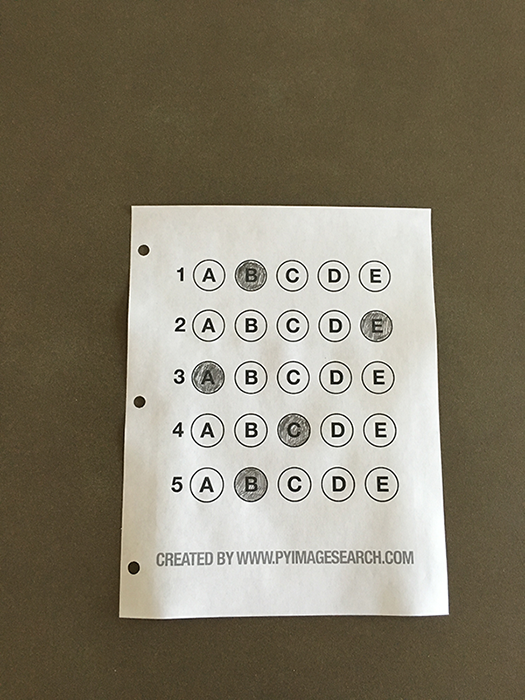
#> input picture test_01.png, 525 x 700 px, given in place of the camera
$ python chapter10.py   (older library calls are emulated)
#> lines starting #> are read from the running program, lines starting #| are printed output that depends on the picture; after the words box and inside, x2 and y2 are one past the last pixel; in counts of white or black regions, pixels touching at a corner belong together
# -*- coding: utf-8 -*-
# @Time    : 2020/7/27 20:54
# @Author  : Hubery-Lee
# @Email   : hrbeulh@126.com

## virtual paint 虚拟油画

# 1. 检测颜色
# 2. 检测等高线区域,计算外接矩形，获取画笔落笔点坐标
# 3. 画图

import cv2
import numpy as np

def stackImages(scale,imgArray):
    """
    1.计算图像元组的的行列数 rows cols
    2.计算图像的宽和高 width height
    :param scale: 缩放比例
    :param imgArray: tuple 图像元组，包括图像列表
    :return: np.hstack np.vstack
    """
    rows = len(imgArray)
    cols = len(imgArray[0])
    rowsAvailable = isinstance(imgArray[0], list)
    '''
    isinstance() 函数来判断一个对象是否是一个已知的类型，类似 type()。
    isinstance() 与 type() 区别：
    type() 不会认为子类是一种父类类型，不考虑继承关系。
    isinstance() 会认为子类是一种父类类型，考虑继承关系。
    如果要判断两个类型是否相同推荐使用 isinstance()。
    '''
    width = imgArray[0][0].shape[1]
    height = imgArray[0][0].shape[0]
    if rowsAvailable:
        for x in range ( 0, rows):
            for y in range(0, cols):
                if imgArray[x][y].shape[:2] == imgArray[0][0].shape [:2]:
                    imgArray[x][y] = cv2.resize(imgArray[x][y], (0, 0), None, scale, scale)
                else:
                    imgArray[x][y] = cv2.resize(imgArray[x][y], (imgArray[0][0].shape[1], imgArray[0][0].shape[0]), None, scale, scale)
                if len(imgArray[x][y].shape) == 2: imgArray[x][y]= cv2.cvtColor( imgArray[x][y], cv2.COLOR_GRAY2BGR)
        imageBlank = np.zeros((height, width, 3), np.uint8)
        hor = [imageBlank]*rows
        hor_con = [imageBlank]*rows
        for x in range(0, rows):
            hor[x] = np.hstack(imgArray[x])
        ver = np.vstack(hor)
    else:
        for x in range(0, rows):
            if imgArray[x].shape[:2] == imgArray[0].shape[:2]:
                imgArray[x] = cv2.resize(imgArray[x], (0, 0), None, scale, scale)
            else:
                imgArray[x] = cv2.resize(imgArray[x], (imgArray[0].shape[1], imgArray[0].shape[0]), None,scale, scale)
            if len(imgArray[x].shape) == 2: imgArray[x] = cv2.cvtColor(imgArray[x], cv2.COLOR_GRAY2BGR)
        hor= np.hstack(imgArray)
        ver = hor
    return ver

def empty(a):
    pass

def findColor(imgLocal):
    """
    检出颜色
    :param img:
    :return:
    """
    imgLocalHSV = cv2.cvtColor(imgLocal, cv2.COLOR_BGR2HSV)
    h_min = cv2.getTrackbarPos("Hue Min", "TrackBars")
    h_max = cv2.getTrackbarPos("Hue Max", "TrackBars")
    s_min = cv2.getTrackbarPos("Sat Min", "TrackBars")
    s_max = cv2.getTrackbarPos("Sat Max", "TrackBars")
    v_min = cv2.getTrackbarPos("Val Min", "TrackBars")
    v_max = cv2.getTrackbarPos("Val Max", "TrackBars")
    # print(h_min, h_max, s_min, s_max, v_min, v_max)
    lowerb = np.array([h_min, s_min, v_min])
    upperb = np.array([h_max, s_max, v_max])
    mask = cv2.inRange(imgLocalHSV, lowerb, upperb)
    # https://www.geeksforgeeks.org/arithmetic-operations-on-images-using-opencv-set-2-bitwise-operations-on-binary-images/
    #imgResult = cv2.bitwise_and(imgLocal, imgLocal, mask=mask)

    return mask


def getContours(img):
    """
    检出边缘
    :param img: mask
    :return: Point position
    """
    binary, contours, hierarchy = cv2.findContours(img, cv2.RETR_EXTERNAL, cv2.CHAIN_APPROX_NONE)
    x, y, w, h = 0, 0, 0, 0
    for cnt in contours:
        area = cv2.contourArea(cnt)
        # print(area)
        if area > 400:
            #cv2.drawContours(imgContour, cnt, -1, (0, 0, 255), 2)
            perimeter = cv2.arcLength(cnt, True)
            epsilon = 0.01 * perimeter  # 精度参数
            approx = cv2.approxPolyDP(cnt, epsilon, True)
            x, y, w, h = cv2.boundingRect(approx)
            cv2.rectangle(imgLocal, (x, y), (x + w, y + h), (0, 255, 0), 2)
            cv2.putText(imgLocal, "Pen", (x + (w // 2) - 20, y + (h // 2)), cv2.FONT_HERSHEY_COMPLEX, 0.5,
                        (0., 255, 0), 1)
    return x+w//2, y


def drawPoints(Points):
    """
    :param img: input imgLocal
    :return: modified image
    """
    for point in Points:
        cv2.circle(imgLocal,(point[0], point[1]),10,(0,0,255),cv2.FILLED)

cap = cv2.VideoCapture(0)

cv2.namedWindow("TrackBars")
cv2.resizeWindow("TrackBars", 640, 240)
cv2.createTrackbar("Hue Min", "TrackBars", 0, 179, empty)
cv2.createTrackbar("Hue Max", "TrackBars", 179, 179, empty)
cv2.createTrackbar("Sat Min", "TrackBars", 108, 255, empty)
cv2.createTrackbar("Sat Max", "TrackBars", 255, 255, empty)
cv2.createTrackbar("Val Min", "TrackBars", 31, 255, empty)
cv2.createTrackbar("Val Max", "TrackBars", 200, 255, empty)

myColor =[[0.,179,108,255,31,200]]
Points = []
while True:
    sucess, img = cap.read()
#> img is the input picture: shape (700, 525, 3); mean B, G, R 104.7, 123.2, 130.7
    imgLocal = img.copy()
    imgColArea = findColor(imgLocal)
#> in findColor, `imgLocalHSV = cv2.cvtColor(imgLocal, cv2.COLOR_BGR2HSV)`: imgLocalHSV: shape (700, 525, 3); mean H, S, V 24.8, 71.5, 130.9
#> in findColor, `mask = cv2.inRange(imgLocalHSV, lowerb, upperb)`:
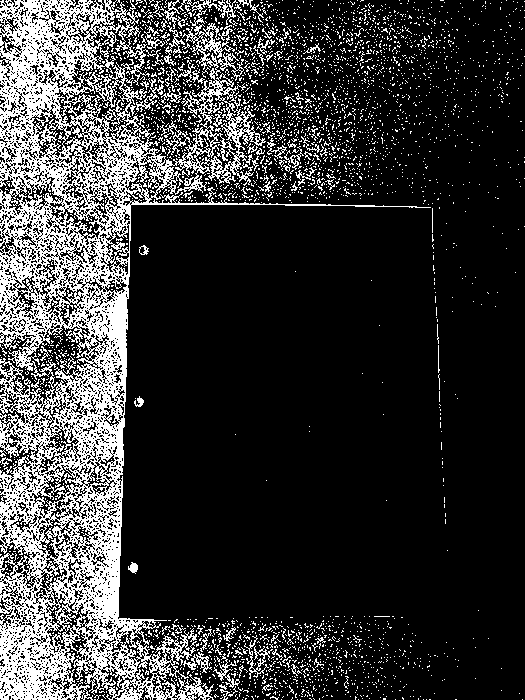
#> mask: shape (700, 525); 21.1% white in thin lines or dots
    # imgContour = np.ones_like(imgColArea)
    x, y = getContours(imgColArea)
#> in getContours, `binary, contours, hierarchy = cv2.findContours(img, cv2.RETR_EXTERNAL,..`: contours = 3064 contours, 3041 with area under 20; largest, box (x1, y1, x2, y2) and area: (0, 0, 431, 700) 93750, (136, 77, 164, 112) 154, (183, 652, 212, 673) 152, (164, 0, 188, 29) 136, (244, 635, 273, 679) 132
#> the loop in getContours, `for cnt in contours:` made 3064 passes
#> (area, perimeter, epsilon, x, y, w, h) on pass 3064: (93750.5, 11649.9, 116.5, 0, 0, 431, 700)
#> after the loop in getContours, `for cnt in contours:`:
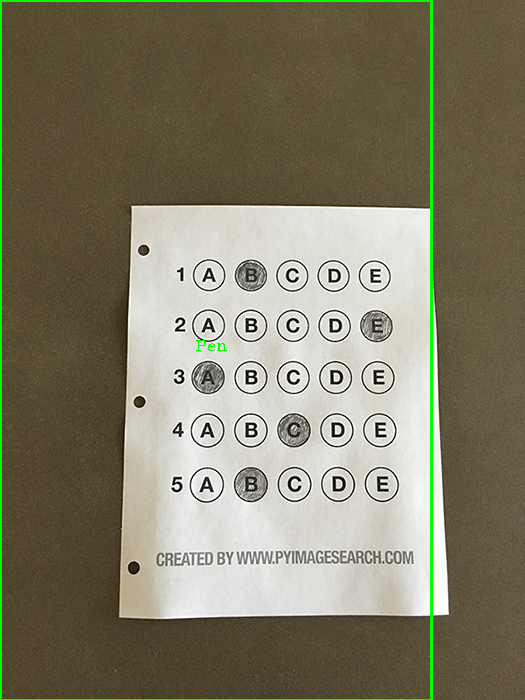
#> imgLocal: shape (700, 525, 3); 1.33% of pixels changed, all inside (x1, y1, x2, y2) = (0, 0, 433, 700)
#> x = 215; y = 0

    if x!=0 and y!=0:
        Points.append([x, y])
    # print(Points)
    drawPoints(Points)

    # cv2.imshow("img",img)
    # cv2.imshow("imgCol",imgColArea)
    # cv2.imshow("imgLocal",imgLocal)
    imgResult = stackImages(0.8,[img,imgColArea,imgLocal])
#> in stackImages, `rows = len(imgArray)`: rows = 3
#> in stackImages, `cols = len(imgArray[0])`: cols = 700
#> in stackImages, `rowsAvailable = isinstance(imgArray[0], list)`: rowsAvailable = False
#> after the loop in stackImages, `for x in range(0, rows):`: imgArray = 3 items
#> in stackImages, `hor= np.hstack(imgArray)`:
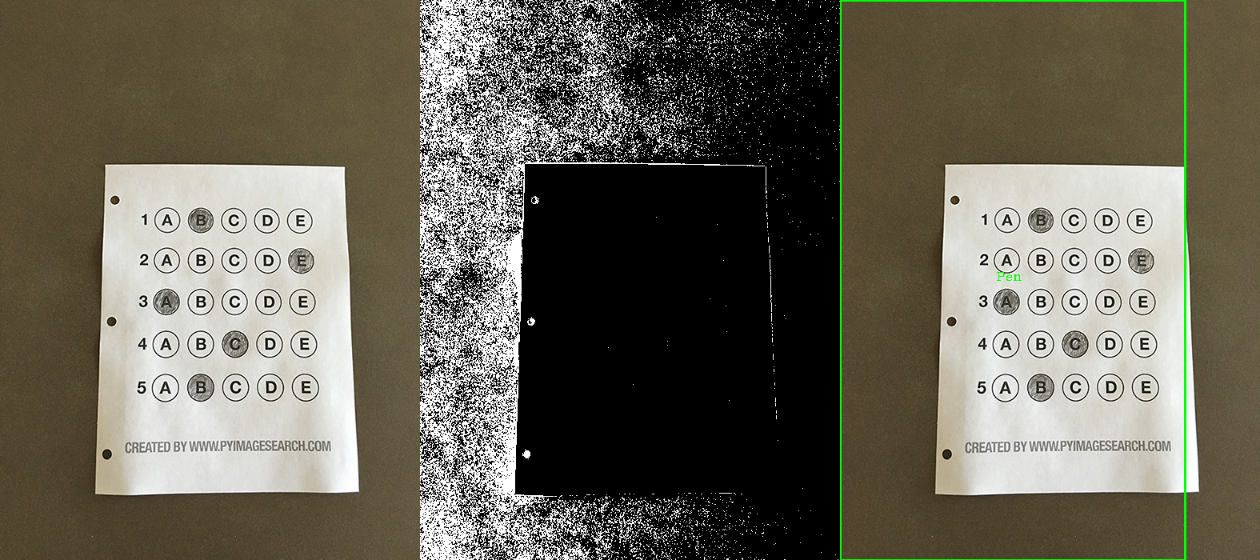
#> hor: shape (560, 1260, 3); mean of channels 0, 1, 2 87.3, 100.6, 104.4; drawn as B, G, R
    cv2.imshow("imgResult",imgResult)

    if cv2.waitKey(1) == ord('q'):
#> (key q is pressed here)
        break
